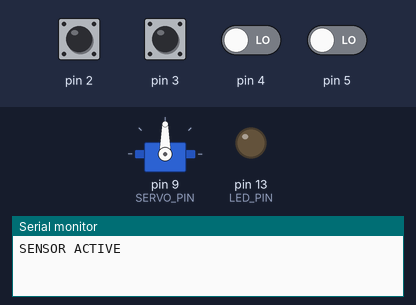
Simulated run of this sketch. Board: Arduino Uno, built with avr-gcc and run on an emulated ATmega328P. Shown: servo, output pins drawn as LEDs (lit = HIGH), the last lines printed to the serial monitor. Inputs (shaded band) come from the test bench; at power-on: pin 2–5 LOW. Random numbers use the default seed unless the sketch sets one.

Above: at 1.2 s.
1.3 s: pin 2 driven HIGH
At 1.7 s:
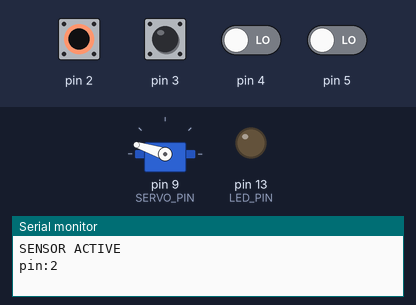
2.8 s: pin 3 driven HIGH
At 4.0 s:
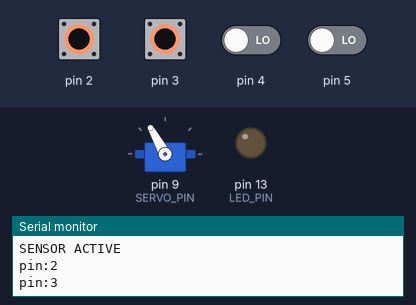
4.3 s: pin 4 driven HIGH
At 5.2 s:
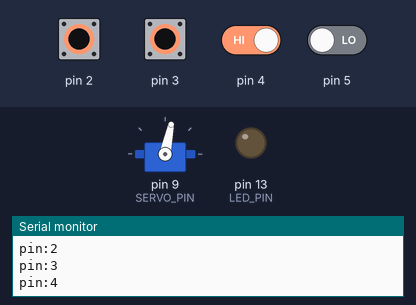
5.8 s: pin 5 driven HIGH
At 6.3 s:
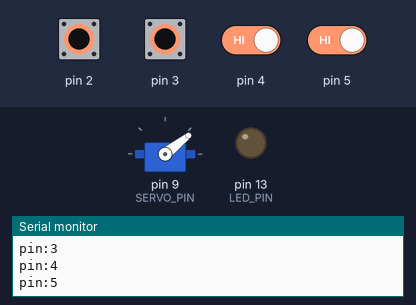
7.3 s: pin 2 pulsed LOW 5 times (0.12 s each, 0.3 s apart)
At 9.2 s:
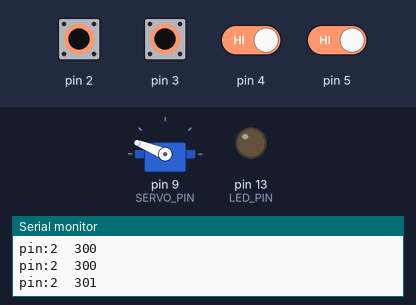
10.3 s: pin 3 pulsed LOW 5 times (0.12 s each, 0.3 s apart)
At 12.7 s:
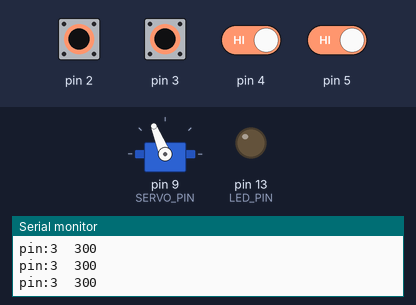
Timing chart, 0 to 14.2 s (numbered marks = the images above; inputs shaded):
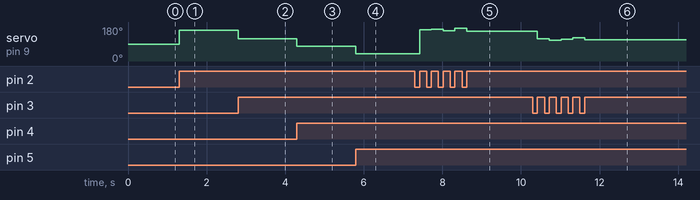

The sketch:

pir-sensor-led.ino
```cpp
//-*- C -*-

/*
  pir-sensor-led

  Tracks output of PIR with LED.

  Also displays, in the console, milliseconds spent in a previous
  state when state transitions occur. Useful for observing the
  differences between RE-TRIGGER and NO-RE-TRIGGER.

  Inspired by http://playground.arduino.cc/Code/PIRsense
 */

#include <Servo.h>
#include "pir.h"

// This listener class only cares about UP (i.e., 0 -> 1) transitions
//
class UpListener : public Pir::TransitionListener {
  public:
    const int degreeVariance = 10;

    UpListener(Servo *pservo, int degree);
    virtual void onTransition(int pin, int fromState, int toState, unsigned long fromDuration);
  private:
    unsigned long lastUpTime;
    Servo *pMyServo;
    int degreeHeading;
};

UpListener::UpListener(Servo *pservo, int degree) {
  lastUpTime = 0L;
  pMyServo = pservo;
  degreeHeading = degree;
}

void UpListener::onTransition(int pin, int fromState, int toState, unsigned long fromDuration) {
  if (LOW == fromState && HIGH == toState) {
    unsigned long currTime = millis();

    Serial.print("pin:");
    Serial.print(pin);

    if (0L != lastUpTime) {
      unsigned long elapsed = currTime - lastUpTime;

      Serial.print("\t");
      Serial.print(elapsed);
    }

    Serial.println("");
    lastUpTime = currTime;

    pMyServo->write(random(degreeHeading-degreeVariance, degreeHeading+degreeVariance));
  }
}

/*
 * global vars
 */

const int INITIAL_DEGREE = 90;
const int LED_PIN = 13;
const int SERVO_PIN = 9;

Pir pir2(2);
Pir pir3(3);
Pir pir4(4);
Pir pir5(5);
Servo myservo;  // create servo object to control a servo
                // a maximum of eight servo objects can be created
UpListener listener2(&myservo, 165);
UpListener listener3(&myservo, 120);
UpListener listener4(&myservo, 75);
UpListener listener5(&myservo, 30);

void setup() {
  Serial.begin(9600);

  pinMode(LED_PIN, OUTPUT);
  myservo.attach(SERVO_PIN);
  myservo.write(INITIAL_DEGREE);

  pir2.init();
  pir2.registerListener(&listener2);

  pir3.init();
  pir3.registerListener(&listener3);

  pir4.init();
  pir4.registerListener(&listener4);

  pir5.init();
  pir5.registerListener(&listener5);

  Serial.println("SENSOR ACTIVE");
}


void loop() {
  pir2.loop();
  pir3.loop();
  pir4.loop();
  pir5.loop();
}
```

pir.h
```cpp
#ifndef PIR_H
#define PIR_H

#include <Arduino.h>

class Pir
{
  public:

    class TransitionListener {
      public:
        virtual void onTransition(int pin, int fromState, int toState, unsigned long fromDuration) = 0;
    };

    Pir(int userPin);
    void init();
    void loop();
    int read();
    void registerListener(TransitionListener *ptl);

  private:

    int pirPin;
    int lastState;
    unsigned long lastTime;
    TransitionListener *plistener;
};

Pir::Pir(int userPin) {
  pirPin = userPin;
  plistener = NULL;

  pinMode(pirPin, INPUT);
  digitalWrite(pirPin, LOW);
}

void Pir::init() {
  lastState = digitalRead(pirPin);
  lastTime = millis();
}

void Pir::loop() {
  int currState = digitalRead(pirPin);

  // only check for transitions
  if (currState != lastState) {
    unsigned long currTime = millis();
    unsigned long elapsed = currTime - lastTime;

    if (NULL != plistener) {
      plistener->onTransition(pirPin, lastState, currState, elapsed);
    }

    lastState = currState;
    lastTime = currTime;
  }
}

int Pir::read() {
  return digitalRead(pirPin);
}

void Pir::registerListener(TransitionListener *ptl) {
  plistener = ptl;
}

#endif
```

Measured:
- after the input at 1.3 s, servo on pin 9 (SERVO_PIN): 90° → 162° at once
- after the input at 2.8 s, servo on pin 9 (SERVO_PIN): 162° → 119° at once
- after the input at 4.3 s, servo on pin 9 (SERVO_PIN): 119° → 78° at once
- after the input at 5.8 s, servo on pin 9 (SERVO_PIN): 78° → 38° at once
- after the input at 7.3 s, servo on pin 9 (SERVO_PIN): 38° → 165° after 0.12 s, → 167° 0.30 s later, → 159° 0.30 s later, → 173° 0.30 s later, … (5 changes in this stretch)
- after the input at 10.3 s, servo on pin 9 (SERVO_PIN): 158° → 119° after 0.12 s, → 110° 0.30 s later, → 115° 0.30 s later, → 122° 0.30 s later, … (5 changes in this stretch)
